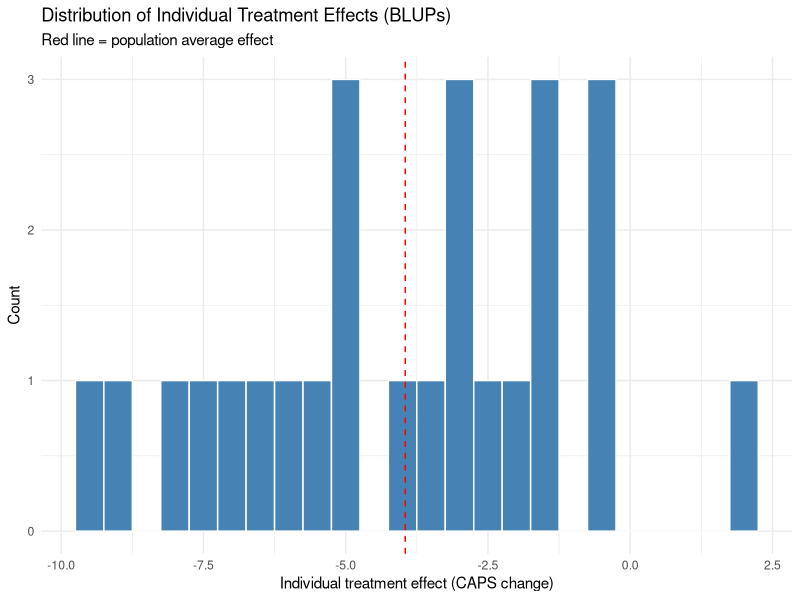
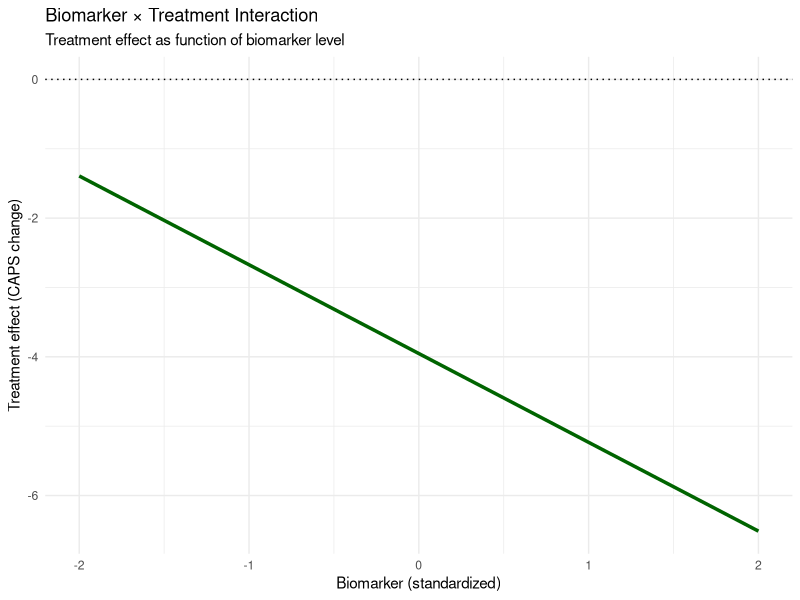
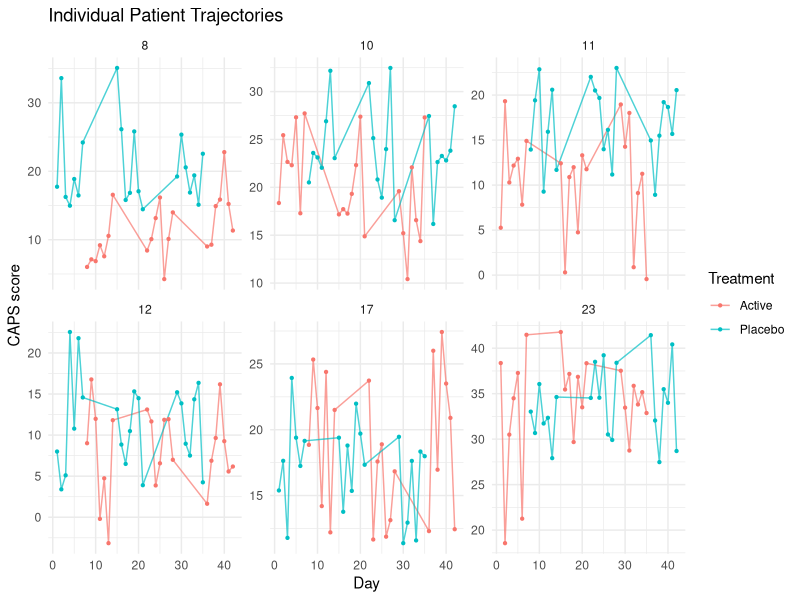
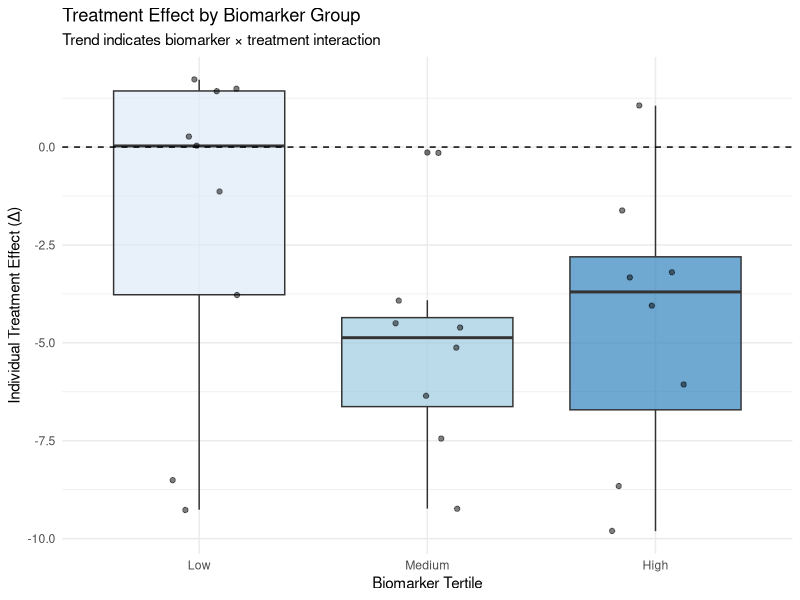
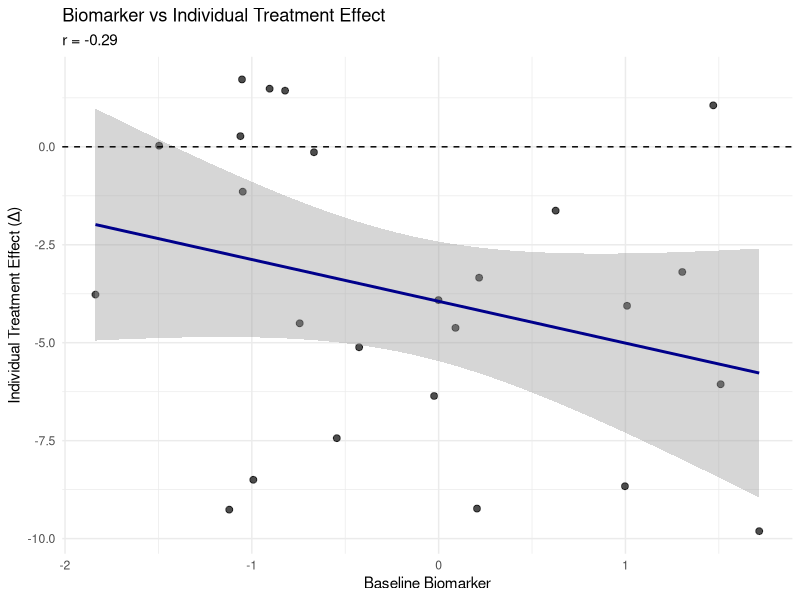
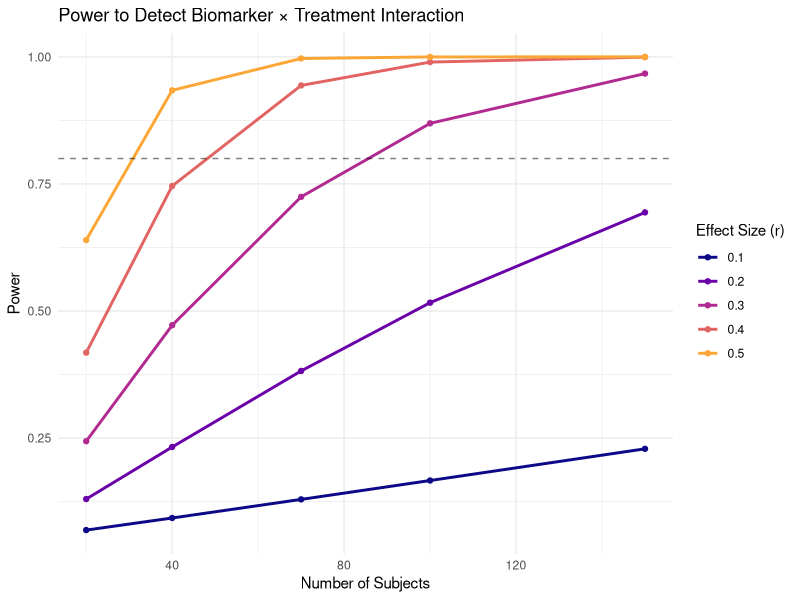
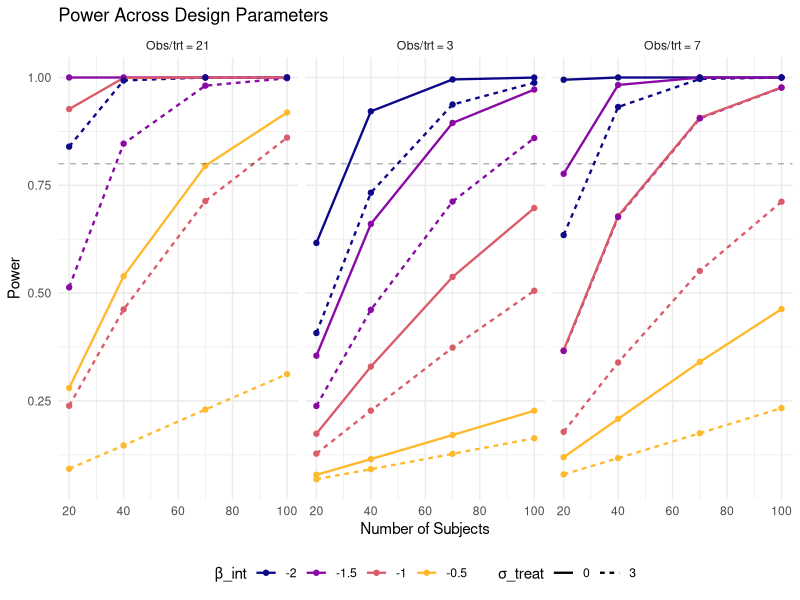

The R script that drew these images, in order:
## ---- chunk 1
knitr::opts_chunk$set(
  comment = "#>",
  collapse = TRUE,
  message = FALSE,
  warning = FALSE,
  fig.width = 7,
  fig.height = 5
)
## ---- chunk 2
library(tidyverse)
library(lme4)
library(lmerTest)  # Provides p-values for lmer models
library(nlme)
library(emmeans)
# library(brms)  # Uncomment if using Bayesian models
## ---- chunk 3
set.seed(2025)

# Parameters
n_subj <- 80
periods <- 2

# True effects
mu <- 20                    # baseline mean CAPS score
beta_treat <- -4            # average treatment effect (reduction)
beta_bm <- 2                # biomarker main effect
beta_int <- -1.5            # biomarker x treatment interaction
beta_period <- 0.5          # period effect
sigma_subj <- 6             # between-subject SD
sigma_resid <- 8            # residual SD

# Create subject-level intercepts and baseline biomarker
subj_df <- tibble(
  subject = 1:n_subj,
  u = rnorm(n_subj, 0, sigma_subj),
  bm = rnorm(n_subj, 0, 1)
)

# Assign half to sequence AB and half to BA
subj_df <- subj_df %>%
  mutate(sequence = rep(c("AB", "BA"), length.out = n_subj))

# Expand to periods
crossover <- subj_df %>%
  group_by(subject) %>%
  reframe(period = 1:periods, u = u, bm = bm, sequence = sequence) %>%
  mutate(
    treatment = case_when(
      sequence == "AB" & period == 1 ~ "A",
      sequence == "AB" & period == 2 ~ "B",
      sequence == "BA" & period == 1 ~ "B",
      sequence == "BA" & period == 2 ~ "A"
    ),
    trt_indicator = if_else(treatment == "B", 1, 0)
  )

# Simulate outcome with biomarker interaction
crossover <- crossover %>%
  mutate(
    Y = mu + u +
      beta_period * period +
      beta_treat * trt_indicator +
      beta_bm * bm +
      beta_int * trt_indicator * bm +
      rnorm(n(), 0, sigma_resid)
  )

# Quick glance
head(crossover)
## ---- chunk 4
# lmer with random intercept and biomarker x treatment interaction
m_crossover <- lmer(
  Y ~ trt_indicator * bm + factor(period) + (1 | subject),
  data = crossover
)
summary(m_crossover)

# Estimated average treatment effect (at mean biomarker = 0)
fixef(m_crossover)["trt_indicator"]

# Estimated biomarker x treatment interaction (population-level)
fixef(m_crossover)["trt_indicator:bm"]

# Treatment effect at different biomarker levels
emmeans(m_crossover, ~ trt_indicator | bm, at = list(bm = c(-1, 0, 1)))
## ---- chunk 5
set.seed(2025)

n_subj <- 25
cycles <- 6
obs_per_period <- 7

# True effects
mu <- 20
beta_treat_pop <- -4
beta_bm <- 2
beta_int_pop <- -1.5
beta_carry <- 1.5

sigma_subj <- 6
sigma_treat_sd <- 3
sigma_int_sd <- 0.8
sigma_resid <- 5

# Create subject-level random effects
subj <- tibble(
  subject = 1:n_subj,
  u = rnorm(n_subj, 0, sigma_subj),
  u_trt = rnorm(n_subj, 0, sigma_treat_sd),
  u_int = rnorm(n_subj, 0, sigma_int_sd),
  bm_baseline = rnorm(n_subj, 0, 1)
)

# Build periods alternating A/B starting at random
nof1 <- subj %>%
  crossing(period = 1:cycles) %>%
  group_by(subject) %>%
  mutate(order_start = first(sample(c(0, 1), 1))) %>%
  ungroup() %>%
  mutate(trt_indicator = (order_start + period) %% 2)

# Expand to daily observations within each period
nof1 <- nof1 %>%
  crossing(day = 1:obs_per_period) %>%
  arrange(subject, period, day)

# Add time-varying biomarker
nof1 <- nof1 %>%
  mutate(bm = bm_baseline + rnorm(n(), 0, 0.3))

# Add carryover effect
nof1 <- nof1 %>%
  group_by(subject) %>%
  mutate(
    prior_trt = lag(trt_indicator, default = 0),
    carryover = if_else(period > 1 & day <= 2, prior_trt, 0)
  ) %>%
  ungroup()

# Simulate outcomes
nof1 <- nof1 %>%
  mutate(
    Y = mu + u +
      (beta_treat_pop + u_trt) * trt_indicator +
      beta_bm * bm +
      (beta_int_pop + u_int) * trt_indicator * bm +
      beta_carry * carryover +
      rnorm(n(), 0, sigma_resid)
  )

# Inspect
nof1 %>%
  group_by(subject) %>%
  summarise(n_obs = n(), n_periods = n_distinct(period)) %>%
  head()
## ---- chunk 6
# Random intercept + random slope for treatment + biomarker interaction + carryover
m_nof1 <- lmer(
  Y ~ trt_indicator * bm + carryover + (1 + trt_indicator | subject),
  data = nof1,
  REML = TRUE
)
summary(m_nof1)

# Extract fixed (population) effects
fixef(m_nof1)

# Population treatment effect (at mean biomarker = 0)
fixef(m_nof1)["trt_indicator"]

# Population biomarker x treatment interaction
fixef(m_nof1)["trt_indicator:bm"]

# Carryover effect
fixef(m_nof1)["carryover"]

# Extract subject-specific treatment effects (BLUPs)
subj_trt_effects <- ranef(m_nof1)$subject[["trt_indicator"]] +
  fixef(m_nof1)["trt_indicator"]
head(subj_trt_effects)
## ---- chunk 7
# Plot individual subject treatment effects
subj_effects <- ranef(m_nof1)$subject %>%
  as.data.frame() %>%
  rownames_to_column(var = "subject") %>%
  mutate(
    subject = as.integer(subject),
    subj_trt = trt_indicator + fixef(m_nof1)["trt_indicator"]
  )

ggplot(subj_effects, aes(x = subj_trt)) +
  geom_histogram(binwidth = 0.5, fill = "steelblue", color = "white") +
  geom_vline(
    xintercept = fixef(m_nof1)["trt_indicator"],
    linetype = "dashed",
    color = "red"
  ) +
  labs(
    title = "Distribution of Individual Treatment Effects (BLUPs)",
    subtitle = "Red line = population average effect",
    x = "Individual treatment effect (CAPS change)",
    y = "Count"
  ) +
  theme_minimal()
## ---- chunk 8
# Plot biomarker x treatment interaction
bm_range <- seq(-2, 2, by = 0.1)
interaction_df <- tibble(
  bm = bm_range,
  trt_effect = fixef(m_nof1)["trt_indicator"] +
    fixef(m_nof1)["trt_indicator:bm"] * bm_range
)

ggplot(interaction_df, aes(x = bm, y = trt_effect)) +
  geom_line(linewidth = 1.2, color = "darkgreen") +
  geom_hline(yintercept = 0, linetype = "dotted") +
  labs(
    title = "Biomarker × Treatment Interaction",
    subtitle = "Treatment effect as function of biomarker level",
    x = "Biomarker (standardized)",
    y = "Treatment effect (CAPS change)"
  ) +
  theme_minimal()
## ---- chunk 9
# Observed trajectories for sample subjects
sample_subj <- sample(unique(nof1$subject), 6)

nof1 %>%
  filter(subject %in% sample_subj) %>%
  mutate(
    time = (period - 1) * obs_per_period + day,
    trt = if_else(trt_indicator == 1, "Active", "Placebo")
  ) %>%
  ggplot(aes(x = time, y = Y, color = trt)) +
  geom_line(alpha = 0.7) +
  geom_point(size = 0.8) +
  facet_wrap(~subject, scales = "free_y") +
  labs(
    title = "Individual Patient Trajectories",
    x = "Day",
    y = "CAPS score",
    color = "Treatment"
  ) +
  theme_minimal()
## ---- chunk 10
# Compute per-subject treatment effects from the N-of-1 data
subj_summary <- nof1 %>%
  group_by(subject, trt_indicator) %>%
  summarise(mean_Y = mean(Y), .groups = "drop") %>%
  pivot_wider(names_from = trt_indicator, values_from = mean_Y,
              names_prefix = "trt_") %>%
  mutate(delta = trt_1 - trt_0)  # Active - Placebo

# Merge with baseline biomarker
subj_summary <- nof1 %>%
  distinct(subject, bm_baseline) %>%
  right_join(subj_summary, by = "subject")

# Simple linear regression of treatment effect on biomarker
reg_summary <- lm(delta ~ bm_baseline, data = subj_summary)
summary(reg_summary)

# The slope directly estimates the interaction
coef(reg_summary)["bm_baseline"]
## ---- chunk 11
# Pearson correlation between biomarker and treatment effect
cor_result <- cor.test(subj_summary$bm_baseline, subj_summary$delta)
cor_result

# Effect size: r ≈ 0.1 small, r ≈ 0.3 medium, r ≈ 0.5 large
## ---- chunk 12
# Discretize biomarker into tertiles
subj_summary <- subj_summary %>%
  mutate(
    bm_tertile = cut(
      bm_baseline,
      breaks = quantile(bm_baseline, c(0, 1/3, 2/3, 1)),
      labels = c("Low", "Medium", "High"),
      include.lowest = TRUE
    )
  )

# One-way ANOVA
anova_result <- anova(lm(delta ~ bm_tertile, data = subj_summary))
anova_result

# Effect size: eta-squared
eta_sq <- anova_result["bm_tertile", "Sum Sq"] / sum(anova_result[, "Sum Sq"])
cat("Eta-squared:", round(eta_sq, 3), "\n")

# Cell means
subj_summary %>%
  group_by(bm_tertile) %>%
  summarise(
    n = n(),
    mean_delta = mean(delta),
    sd_delta = sd(delta),
    .groups = "drop"
  )
## ---- chunk 13
# Extract p-value from lmer model (requires lmerTest)
lmer_coefs <- coef(summary(m_nof1))
lmer_pval <- lmer_coefs["trt_indicator:bm", "Pr(>|t|)"]

# Compile results
comparison <- tibble(
  Method = c("Mixed Model", "Summary Regression", "Correlation", "ANOVA"),
  Estimate = c(
    fixef(m_nof1)["trt_indicator:bm"],
    coef(reg_summary)["bm_baseline"],
    cor_result$estimate,
    eta_sq
  ),
  P_value = c(
    lmer_pval,
    summary(reg_summary)$coefficients["bm_baseline", "Pr(>|t|)"],
    cor_result$p.value,
    anova_result["bm_tertile", "Pr(>F)"]
  )
)

comparison %>%
  mutate(Estimate = round(Estimate, 3),
         P_value = format.pval(P_value, digits = 3))
## ---- chunk 14
ggplot(subj_summary, aes(x = bm_tertile, y = delta, fill = bm_tertile)) +
  geom_boxplot(alpha = 0.7) +
  geom_jitter(width = 0.2, alpha = 0.5) +
  geom_hline(yintercept = 0, linetype = "dashed") +
  scale_fill_brewer(palette = "Blues") +
  labs(
    title = "Treatment Effect by Biomarker Group",
    subtitle = "Trend indicates biomarker × treatment interaction",
    x = "Biomarker Tertile",
    y = "Individual Treatment Effect (Δ)"
  ) +
  theme_minimal() +
  theme(legend.position = "none")
## ---- chunk 15
ggplot(subj_summary, aes(x = bm_baseline, y = delta)) +
  geom_point(alpha = 0.7, size = 2) +
  geom_smooth(method = "lm", se = TRUE, color = "darkblue") +
  geom_hline(yintercept = 0, linetype = "dashed") +
  labs(
    title = "Biomarker vs Individual Treatment Effect",
    subtitle = paste("r =", round(cor_result$estimate, 2)),
    x = "Baseline Biomarker",
    y = "Individual Treatment Effect (Δ)"
  ) +
  theme_minimal()
## ---- chunk 16
power_correlation <- function(r, n, alpha = 0.05) {
  ncp <- abs(r) * sqrt(n - 2) / sqrt(1 - r^2)
  t_crit <- qt(1 - alpha/2, n - 2)
  power <- pt(t_crit, n - 2, ncp, lower.tail = FALSE) +
           pt(-t_crit, n - 2, ncp, lower.tail = TRUE)
  return(power)
}

# Power table
power_table <- expand_grid(
  r = c(0.1, 0.2, 0.3, 0.4, 0.5),
  n = c(20, 40, 70, 100, 150)
) %>%
  mutate(power = map2_dbl(r, n, power_correlation))

power_table %>%
  pivot_wider(names_from = n, values_from = power, names_prefix = "N=") %>%
  mutate(across(starts_with("N="), ~round(., 2)))
## ---- chunk 17
ggplot(power_table, aes(x = n, y = power, color = factor(r))) +
  geom_line(linewidth = 1) +
  geom_point() +
  geom_hline(yintercept = 0.8, linetype = "dashed", alpha = 0.5) +
  scale_color_viridis_d(option = "plasma", end = 0.8) +
  labs(
    title = "Power to Detect Biomarker × Treatment Interaction",
    x = "Number of Subjects",
    y = "Power",
    color = "Effect Size (r)"
  ) +
  theme_minimal()
## ---- chunk 18
compute_expected_r <- function(beta_int, bm_sd, sigma_resid,
                                obs_per_trt, sigma_treat_sd = 0) {
  var_delta <- 2 * sigma_resid^2 / obs_per_trt + sigma_treat_sd^2
  r <- beta_int * bm_sd / sqrt(var_delta)
  return(r)
}

# For our simulation:
expected_r <- compute_expected_r(
  beta_int = beta_int_pop,
  bm_sd = 1,
  sigma_resid = sigma_resid,
  obs_per_trt = cycles * obs_per_period / 2,
  sigma_treat_sd = sigma_treat_sd
)

cat("Expected r:", round(expected_r, 3), "\n")
cat("Power (N=25):", round(power_correlation(expected_r, n_subj), 3), "\n")
## ---- chunk 19
power_grid <- expand_grid(
  n_subj = c(20, 40, 70, 100),
  beta_int = c(-0.5, -1.0, -1.5, -2.0),
  obs_per_trt = c(3, 7, 21),
  sigma_treat_sd = c(0, 3)
) %>%
  mutate(
    bm_sd = 1,
    sigma_resid = 5,
    expected_r = compute_expected_r(beta_int, bm_sd, sigma_resid,
                                     obs_per_trt, sigma_treat_sd),
    power = map2_dbl(abs(expected_r), n_subj, power_correlation)
  )

ggplot(power_grid, aes(x = n_subj, y = power,
                        color = factor(beta_int),
                        linetype = factor(sigma_treat_sd))) +
  geom_line(linewidth = 0.8) +
  geom_point(size = 1.5) +
  geom_hline(yintercept = 0.8, linetype = "dashed", alpha = 0.3) +
  facet_wrap(~paste("Obs/trt =", obs_per_trt)) +
  scale_color_viridis_d(option = "plasma", end = 0.85) +
  labs(
    title = "Power Across Design Parameters",
    x = "Number of Subjects",
    y = "Power",
    color = "β_int",
    linetype = "σ_treat"
  ) +
  theme_minimal() +
  theme(legend.position = "bottom")
